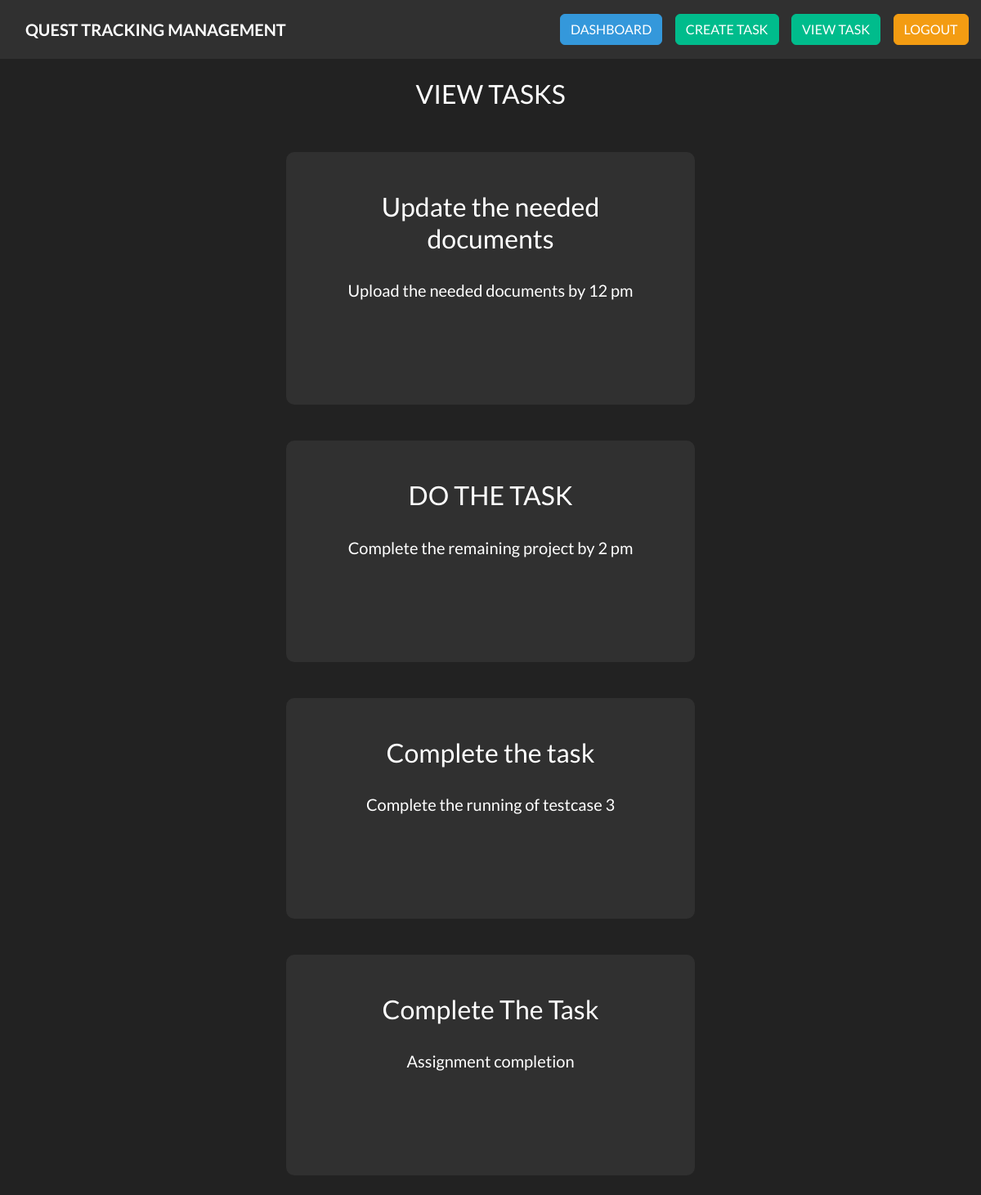
Screenshot of /teamlead_view-tasks (signed in) with the database file from the repository.
### taskmanagerapp/models.py (models this page shows)
class Task(models.Model):
    title = models.CharField(max_length=100, null=True)
    content = models.CharField(max_length=1000, null=True, blank=True)
    assigned_to = models.CharField(max_length=1000, null=True, blank=True)
    date_posted = models.DateTimeField(auto_now_add=True, null=True)
    user = models.ForeignKey(User, max_length=10, on_delete=models.CASCADE, null=True)

### taskmanagerapp/views.py (the view)
# urls.py: path('teamlead_view-tasks', views.teamlead_viewTask, name="teamlead_view-tasks"),
@login_required(login_url='teamlead_login')
def teamlead_viewTask(request):
    user = request.user.id
    task = Task.objects.all()
    context = {'task': task}
    return render(request, 'profile/teamlead_view-tasks.html', context=context)

### templates/profile/teamlead_view-tasks.html (shortened to what this page needs)
{% load static %}
<html>
    <head>
        <link rel="stylesheet" type="text/css" href="https://bootswatch.com/5/darkly/bootstrap.min.css">
        <link rel="stylesheet" type="text/css" href="{% static 'css/style.css' %}">
    </head>
{% include 'profile/teamlead_base.html' %}
    <br>
    <h3 class="text-center"> VIEW TASKS </h3>
    <br>
        {% for tsk in task %}
        <div class="container bg-dark shadow-md p-5 form-layout" style="margin-top:20px">
           <h3 class="text-center">{{ tsk.title }}</h3>
            <br>
           <h5 class="text-center">{{ tsk.content}}</h5>
            <br> <br>
        </div>
        <br>
        {% endfor %}
</html>

### static/css/style.css (style rules this page uses)
h3 { color : white; }
.form-layout { border-radius: 10px; width: 500px; }

### rows the page displays
Task: title "Update the needed documents", content "Upload the needed documents by 12 pm"
Task: title "DO THE TASK", content "Complete the remaining project by 2 pm"
Task: title "Complete the task", content "Complete the running of testcase 3"
Task: title "Complete The Task", content "Assignment completion"
